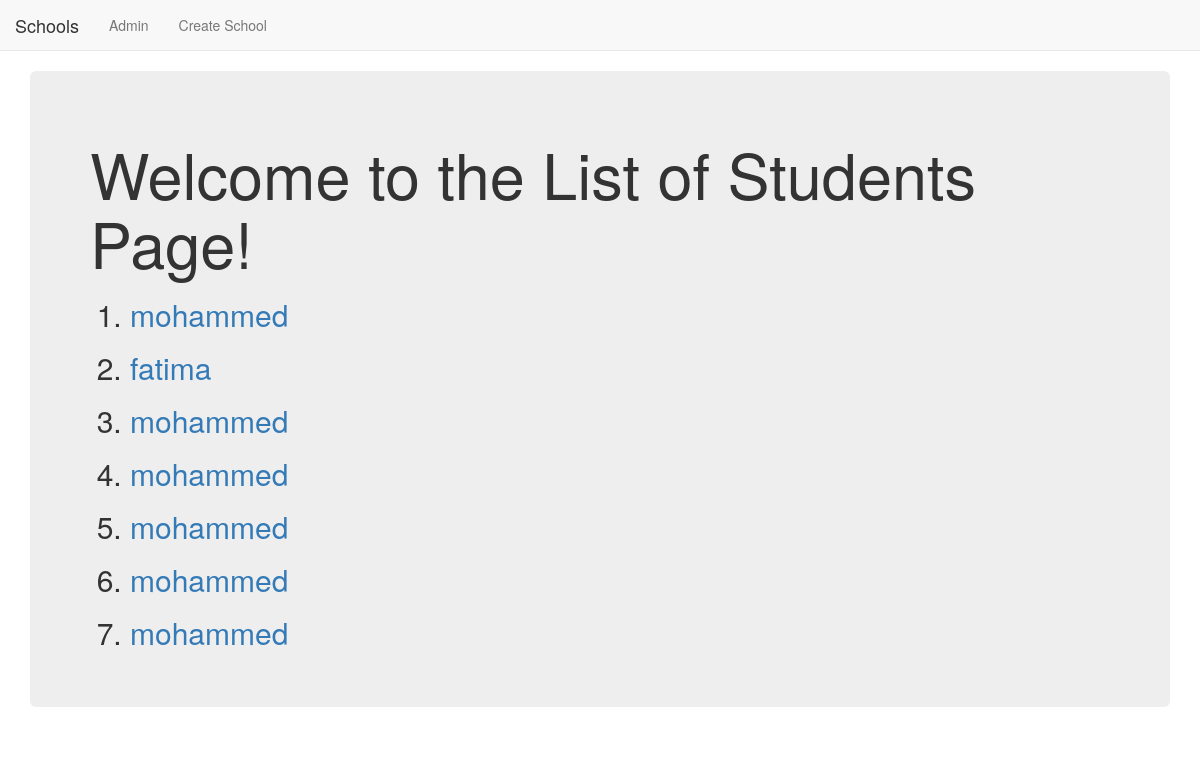
The page /basic_app/school/7/studentlist/ on the database its author committed.
### basic_app/models.py (models this page shows, shortened)
class Student(models.Model):
    name = models.CharField(max_length=256)
    age = models.PositiveIntegerField()
    school = models.ForeignKey(School,related_name='students',on_delete=models.CASCADE,default=None)

### basic_app/views.py (the view)
# urls.py: url(r'^school/(?P<pk>\d+)/studentlist/$',views.StudentListView.as_view(),name='student_list'),
class StudentListView(ListView):
    model = models.Student
    template_name = 'basic_app/student_list.html'

### basic_app/templates/basic_app/student_list.html
{% extends "basic_app/basic_app_base.html" %}
{% block body_block %}
  <div class="jumbotron">
    <h1>Welcome to the List of Students Page!</h1>
      <ol>
        {% for student in student_list %}
          <h2><li><a href="{{student.pk}}/">{{student.name}} </a></li></h2>
        {% endfor %}
      </ol>
  </div>
{% endblock %}

### rows shown on the page
Student: name "mohammed"
Student: name "fatima"
Student: name "mohammed"
Student: name "mohammed"
Student: name "mohammed"
Student: name "mohammed"
Student: name "mohammed"
